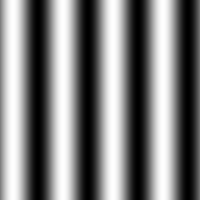
Frame 1 (no input)
Frame 60 (the mouse pressed at the canvas centre just before this capture): identical to frame 1, image omitted
Frame 120 (the mouse held since frame 60 and released just before this capture): identical to frame 1, image omitted

The Processing sketch that drew this single still picture (run headless with seeded random() and noise(); from frame 60 on, the mouse is pressed at the canvas centre):

// Processing sketch: sinetexture
// ── sinetexture.pde
/* @pjs preload="wood.png"; */
color generatePixel(int x, int y, int w, int h)
{
  float u = map(x, 0, w, 0, 4);
  float v = map(y, 0, h, 0, 4);
  float s = sin(u*TWO_PI);
  float n = norm(s,-1,1);
  return color(n*255);
}

PImage picture;
PImage palette;

void setup()
{
  size(200, 200);
  picture = createImage(width, height, RGB);
  picture = generatePicture(picture);
}

void draw()
{
  image(picture, 0, 0);
}

PImage generatePicture(PImage pic)
{
  pic.loadPixels();
  for (int i=0; i<pic.pixels.length; i++) {
    pic.pixels[i] = generatePixel(i%pic.width, i/pic.width, pic.width, pic.height);
  }
  pic.updatePixels();
  return pic;
}
